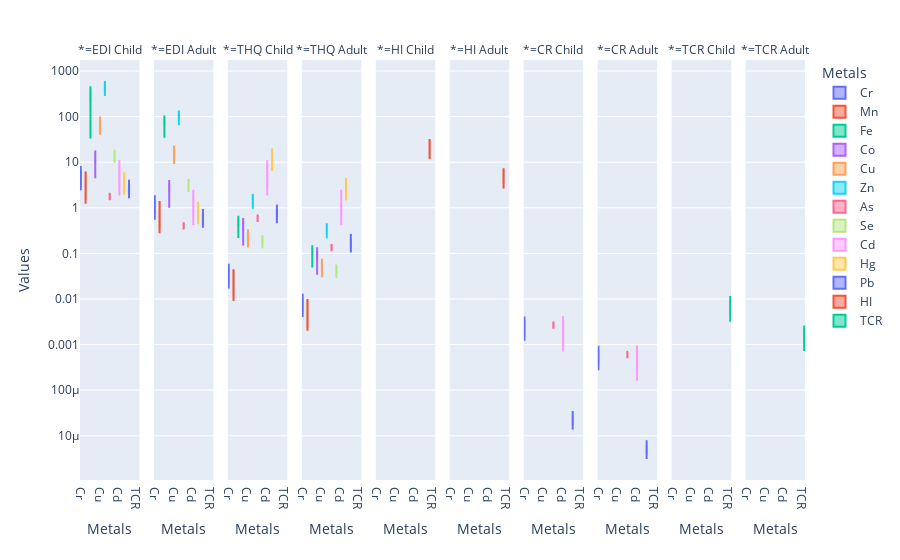

Here is the notebook cell this chart was saved with:
### Code cell
import plotly.express as px
import matplotlib.pyplot as plt
import seaborn as sns
import pandas as pd

df = pd.read_csv("data.csv")

fig = px.box(df, x= "Metals", y="Values", facet_col="*", color="Metals",
             boxmode="group", points=None, log_y=True)

fig.show()

### Figure 1 — Plotly figure (JSON) as saved in the notebook; plotly's stock layout.template omitted (floating-point values rounded to 4 significant figures)
{"data": [{"alignmentgroup": "True", "hovertemplate": "Metals=%{x}<br>*=EDI Child<br>Values=%{y}<extra></extra>", "legendgroup": "Cr", "marker": {"color": "#636efa"}, "name": "Cr", "notched": false, "offsetgroup": "Cr", "orientation": "v", "showlegend": true, "type": "box", "x": ["Cr", "Cr", "Cr", "Cr", "Cr", "Cr", "Cr", "Cr"], "x0": " ", "xaxis": "x", "y": [null, 6.93, 2.415, 3.955, 3.325, 3.57, 4.76, 8.295], "y0": " ", "yaxis": "y"}, {"alignmentgroup": "True", "hovertemplate": "Metals=%{x}<br>*=EDI Adult<br>Values=%{y}<extra></extra>", "legendgroup": "Cr", "marker": {"color": "#636efa"}, "name": "Cr", "notched": false, "offsetgroup": "Cr", "orientation": "v", "showlegend": false, "type": "box", "x": ["Cr", "Cr", "Cr", "Cr", "Cr", "Cr", "Cr", "Cr"], "x0": " ", "xaxis": "x2", "y": [null, 1.569, 0.547, 0.895, 0.753, 0.808, 1.078, 1.879], "y0": " ", "yaxis": "y2"}, {"alignmentgroup": "True", "hovertemplate": "Metals=%{x}<br>*=THQ Child<br>Values=%{y}<extra></extra>", "legendgroup": "Cr", "marker": {"color": "#636efa"}, "name": "Cr", "notched": false, "offsetgroup": "Cr", "orientation": "v", "showlegend": false, "type": "box", "x": ["Cr", "Cr", "Cr", "Cr", "Cr", "Cr", "Cr", "Cr"], "x0": " ", "xaxis": "x3", "y": [null, 0.05, 0.017, 0.028, 0.024, 0.026, 0.034, 0.059], "y0": " ", "yaxis": "y3"}, {"alignmentgroup": "True", "hovertemplate": "Metals=%{x}<br>*=THQ Adult<br>Values=%{y}<extra></extra>", "legendgroup": "Cr", "marker": {"color": "#636efa"}, "name": "Cr", "notched": false, "offsetgroup": "Cr", "orientation": "v", "showlegend": false, "type": "box", "x": ["Cr", "Cr", "Cr", "Cr", "Cr", "Cr", "Cr", "Cr"], "x0": " ", "xaxis": "x4", "y": [null, 0.011, 0.004, 0.006, 0.005, 0.006, 0.008, 0.013], "y0": " ", "yaxis": "y4"}, {"alignmentgroup": "True", "hovertemplate": "Metals=%{x}<br>*=CR Child<br>Values=%{y}<extra></extra>", "legendgroup": "Cr", "marker": {"color": "#636efa"}, "name": "Cr", "notched": false, "offsetgroup": "Cr", "orientation": "v", "showlegend": false, "type": "box", "x": ["Cr", "Cr", "Cr", "Cr", "Cr", "Cr", "Cr", "Cr"], "x0": " ", "xaxis": "x7", "y": [null, 0.00347, 0.00121, 0.00198, 0.00166, 0.00179, 0.00238, 0.00415], "y0": " ", "yaxis": "y7"}, {"alignmentgroup": "True", "hovertemplate": "Metals=%{x}<br>*=CR Adult<br>Values=%{y}<extra></extra>", "legendgroup": "Cr", "marker": {"color": "#636efa"}, "name": "Cr", "notched": false, "offsetgroup": "Cr", "orientation": "v", "showlegend": false, "type": "box", "x": ["Cr", "Cr", "Cr", "Cr", "Cr", "Cr", "Cr", "Cr"], "x0": " ", "xaxis": "x8", "y": [null, 0.000785, 0.000274, 0.000448, 0.000377, 0.000404, 0.000539, 0.00094], "y0": " ", "yaxis": "y8"}, {"alignmentgroup": "True", "hovertemplate": "Metals=%{x}<br>*=EDI Child<br>Values=%{y}<extra></extra>", "legendgroup": "Mn", "marker": {"color": "#EF553B"}, "name": "Mn", "notched": false, "offsetgroup": "Mn", "orientation": "v", "showlegend": true, "type": "box", "x": ["Mn", "Mn", "Mn", "Mn", "Mn", "Mn", "Mn", "Mn"], "x0": " ", "xaxis": "x", "y": [1.225, 6.23, 5.705, 3.255, 1.715, 5.775, 1.47, 2.59], "y0": " ", "yaxis": "y"}, {"alignmentgroup": "True", "hovertemplate": "Metals=%{x}<br>*=EDI Adult<br>Values=%{y}<extra></extra>", "legendgroup": "Mn", "marker": {"color": "#EF553B"}, "name": "Mn", "notched": false, "offsetgroup": "Mn", "orientation": "v", "showlegend": false, "type": "box", "x": ["Mn", "Mn", "Mn", "Mn", "Mn", "Mn", "Mn", "Mn"], "x0": " ", "xaxis": "x2", "y": [0.277, 1.411, 1.292, 0.737, 0.388, 1.308, 0.333, 0.586], "y0": " ", "yaxis": "y2"}, {"alignmentgroup": "True", "hovertemplate": "Metals=%{x}<br>*=THQ Child<br>Values=%{y}<extra></extra>", "legendgroup": "Mn", "marker": {"color": "#EF553B"}, "name": "Mn", "notched": false, "offsetgroup": "Mn", "orientation": "v", "showlegend": false, "type": "box", "x": ["Mn", "Mn", "Mn", "Mn", "Mn", "Mn", "Mn", "Mn"], "x0": " ", "xaxis": "x3", "y": [0.009, 0.045, 0.041, 0.023, 0.012, 0.041, 0.011, 0.019], "y0": " ", "yaxis": "y3"}, {"alignmentgroup": "True", "hovertemplate": "Metals=%{x}<br>*=THQ Adult<br>Values=%{y}<extra></extra>", "legendgroup": "Mn", "marker": {"color": "#EF553B"}, "name": "Mn", "notched": false, "offsetgroup": "Mn", "orientation": "v", "showlegend": false, "type": "box", "x": ["Mn", "Mn", "Mn", "Mn", "Mn", "Mn", "Mn", "Mn"], "x0": " ", "xaxis": "x4", "y": [0.002, 0.01, 0.009, 0.005, 0.003, 0.009, 0.002, 0.004], "y0": " ", "yaxis": "y4"}, {"alignmentgroup": "True", "hovertemplate": "Metals=%{x}<br>*=EDI Child<br>Values=%{y}<extra></extra>", "legendgroup": "Fe", "marker": {"color": "#00cc96"}, "name": "Fe", "notched": false, "offsetgroup": "Fe", "orientation": "v", "showlegend": true, "type": "box", "x": ["Fe", "Fe", "Fe", "Fe", "Fe", "Fe", "Fe", "Fe"], "x0": " ", "xaxis": "x", "y": [152.3, 466, 369.1, 33.03, 294.0, 400.1, 272.5, 315.4], "y0": " ", "yaxis": "y"}, {"alignmentgroup": "True", "hovertemplate": "Metals=%{x}<br>*=EDI Adult<br>Values=%{y}<extra></extra>", "legendgroup": "Fe", "marker": {"color": "#00cc96"}, "name": "Fe", "notched": false, "offsetgroup": "Fe", "orientation": "v", "showlegend": false, "type": "box", "x": ["Fe", "Fe", "Fe", "Fe", "Fe", "Fe", "Fe", "Fe"], "x0": " ", "xaxis": "x2", "y": [34.51, 105.7, 83.62, 74.99, 66.59, 90.63, 61.72, 71.45], "y0": " ", "yaxis": "y2"}, {"alignmentgroup": "True", "hovertemplate": "Metals=%{x}<br>*=THQ Child<br>Values=%{y}<extra></extra>", "legendgroup": "Fe", "marker": {"color": "#00cc96"}, "name": "Fe", "notched": false, "offsetgroup": "Fe", "orientation": "v", "showlegend": false, "type": "box", "x": ["Fe", "Fe", "Fe", "Fe", "Fe", "Fe", "Fe", "Fe"], "x0": " ", "xaxis": "x3", "y": [0.218, 0.666, 0.527, 0.473, 0.42, 0.572, 0.389, 0.451], "y0": " ", "yaxis": "y3"}, {"alignmentgroup": "True", "hovertemplate": "Metals=%{x}<br>*=THQ Adult<br>Values=%{y}<extra></extra>", "legendgroup": "Fe", "marker": {"color": "#00cc96"}, "name": "Fe", "notched": false, "offsetgroup": "Fe", "orientation": "v", "showlegend": false, "type": "box", "x": ["Fe", "Fe", "Fe", "Fe", "Fe", "Fe", "Fe", "Fe"], "x0": " ", "xaxis": "x4", "y": [0.049, 0.151, 0.119, 0.107, 0.095, 0.129, 0.088, 0.102], "y0": " ", "yaxis": "y4"}, {"alignmentgroup": "True", "hovertemplate": "Metals=%{x}<br>*=EDI Child<br>Values=%{y}<extra></extra>", "legendgroup": "Co", "marker": {"color": "#ab63fa"}, "name": "Co", "notched": false, "offsetgroup": "Co", "orientation": "v", "showlegend": true, "type": "box", "x": ["Co", "Co", "Co", "Co", "Co", "Co", "Co", "Co"], "x0": " ", "xaxis": "x", "y": [12.21, 16.7, 4.445, 10.68, 9.38, 12.32, 12.63, 17.95], "y0": " ", "yaxis": "y"}, {"alignmentgroup": "True", "hovertemplate": "Metals=%{x}<br>*=EDI Adult<br>Values=%{y}<extra></extra>", "legendgroup": "Co", "marker": {"color": "#ab63fa"}, "name": "Co", "notched": false, "offsetgroup": "Co", "orientation": "v", "showlegend": false, "type": "box", "x": ["Co", "Co", "Co", "Co", "Co", "Co", "Co", "Co"], "x0": " ", "xaxis": "x2", "y": [2.767, 3.781, 1.006, 2.418, 2.124, 2.791, 2.862, 4.067], "y0": " ", "yaxis": "y2"}, {"alignmentgroup": "True", "hovertemplate": "Metals=%{x}<br>*=THQ Child<br>Values=%{y}<extra></extra>", "legendgroup": "Co", "marker": {"color": "#ab63fa"}, "name": "Co", "notched": false, "offsetgroup": "Co", "orientation": "v", "showlegend": false, "type": "box", "x": ["Co", "Co", "Co", "Co", "Co", "Co", "Co", "Co"], "x0": " ", "xaxis": "x3", "y": [0.407, 0.557, 0.148, 0.356, 0.313, 0.411, 0.421, 0.599], "y0": " ", "yaxis": "y3"}, {"alignmentgroup": "True", "hovertemplate": "Metals=%{x}<br>*=THQ Adult<br>Values=%{y}<extra></extra>", "legendgroup": "Co", "marker": {"color": "#ab63fa"}, "name": "Co", "notched": false, "offsetgroup": "Co", "orientation": "v", "showlegend": false, "type": "box", "x": ["Co", "Co", "Co", "Co", "Co", "Co", "Co", "Co"], "x0": " ", "xaxis": "x4", "y": [0.092, 0.126, 0.034, 0.081, 0.071, 0.093, 0.095, 0.136], "y0": " ", "yaxis": "y4"}, {"alignmentgroup": "True", "hovertemplate": "Metals=%{x}<br>*=EDI Child<br>Values=%{y}<extra></extra>", "legendgroup": "Cu", "marker": {"color": "#FFA15A"}, "name": "Cu", "notched": false, "offsetgroup": "Cu", "orientation": "v", "showlegend": true, "type": "box", "x": ["Cu", "Cu", "Cu", "Cu", "Cu", "Cu", "Cu", "Cu"], "x0": " ", "xaxis": "x", "y": [53.16, 83.83, 77.56, 101.2, 69.37, 40.18, 60.02, 75.56], "y0": " ", "yaxis": "y"}, {"alignmentgroup": "True", "hovertemplate": "Metals=%{x}<br>*=EDI Adult<br>Values=%{y}<extra></extra>", "legendgroup": "Cu", "marker": {"color": "#FFA15A"}, "name": "Cu", "notched": false, "offsetgroup": "Cu", "orientation": "v", "showlegend": false, "type": "box", "x": ["Cu", "Cu", "Cu", "Cu", "Cu", "Cu", "Cu", "Cu"], "x0": " ", "xaxis": "x2", "y": [12.04, 18.99, 17.57, 22.91, 15.71, 9.102, 13.6, 17.12], "y0": " ", "yaxis": "y2"}, {"alignmentgroup": "True", "hovertemplate": "Metals=%{x}<br>*=THQ Child<br>Values=%{y}<extra></extra>", "legendgroup": "Cu", "marker": {"color": "#FFA15A"}, "name": "Cu", "notched": false, "offsetgroup": "Cu", "orientation": "v", "showlegend": false, "type": "box", "x": ["Cu", "Cu", "Cu", "Cu", "Cu", "Cu", "Cu", "Cu"], "x0": " ", "xaxis": "x3", "y": [0.177, 0.279, 0.259, 0.337, 0.231, 0.134, 0.2, 0.252], "y0": " ", "yaxis": "y3"}, {"alignmentgroup": "True", "hovertemplate": "Metals=%{x}<br>*=THQ Adult<br>Values=%{y}<extra></extra>", "legendgroup": "Cu", "marker": {"color": "#FFA15A"}, "name": "Cu", "notched": false, "offsetgroup": "Cu", "orientation": "v", "showlegend": false, "type": "box", "x": ["Cu", "Cu", "Cu", "Cu", "Cu", "Cu", "Cu", "Cu"], "x0": " ", "xaxis": "x4", "y": [0.04, 0.063, 0.059, 0.076, 0.052, 0.03, 0.045, 0.057], "y0": " ", "yaxis": "y4"}, {"alignmentgroup": "True", "hovertemplate": "Metals=%{x}<br>*=EDI Child<br>Values=%{y}<extra></extra>", "legendgroup": "Zn", "marker": {"color": "#19d3f3"}, "name": "Zn", "notched": false, "offsetgroup": "Zn", "orientation": "v", "showlegend": true, "type": "box", "x": ["Zn", "Zn", "Zn", "Zn", "Zn", "Zn", "Zn", "Zn"], "x0": " ", "xaxis": "x", "y": [451.9, 554.1, 287.9, 603.9, 523.1, 566.6, 473.7, 284.4], "y0": " ", "yaxis": "y"}, {"alignmentgroup": "True", "hovertemplate": "Metals=%{x}<br>*=EDI Adult<br>Values=%{y}<extra></extra>", "legendgroup": "Zn", "marker": {"color": "#19d3f3"}, "name": "Zn", "notched": false, "offsetgroup": "Zn", "orientation": "v", "showlegend": false, "type": "box", "x": ["Zn", "Zn", "Zn", "Zn", "Zn", "Zn", "Zn", "Zn"], "x0": " ", "xaxis": "x2", "y": [102.4, 125.5, 65.21, 136.8, 118.5, 128.4, 107.3, 64.44], "y0": " ", "yaxis": "y2"}, {"alignmentgroup": "True", "hovertemplate": "Metals=%{x}<br>*=THQ Child<br>Values=%{y}<extra></extra>", "legendgroup": "Zn", "marker": {"color": "#19d3f3"}, "name": "Zn", "notched": false, "offsetgroup": "Zn", "orientation": "v", "showlegend": false, "type": "box", "x": ["Zn", "Zn", "Zn", "Zn", "Zn", "Zn", "Zn", "Zn"], "x0": " ", "xaxis": "x3", "y": [1.506, 1.847, 0.96, 2.013, 1.744, 1.889, 1.579, 0.948], "y0": " ", "yaxis": "y3"}, {"alignmentgroup": "True", "hovertemplate": "Metals=%{x}<br>*=THQ Adult<br>Values=%{y}<extra></extra>", "legendgroup": "Zn", "marker": {"color": "#19d3f3"}, "name": "Zn", "notched": false, "offsetgroup": "Zn", "orientation": "v", "showlegend": false, "type": "box", "x": ["Zn", "Zn", "Zn", "Zn", "Zn", "Zn", "Zn", "Zn"], "x0": " ", "xaxis": "x4", "y": [0.341, 0.418, 0.217, 0.456, 0.395, 0.428, 0.358, 0.215], "y0": " ", "yaxis": "y4"}, {"alignmentgroup": "True", "hovertemplate": "Metals=%{x}<br>*=EDI Child<br>Values=%{y}<extra></extra>", "legendgroup": "As", "marker": {"color": "#FF6692"}, "name": "As", "notched": false, "offsetgroup": "As", "orientation": "v", "showlegend": true, "type": "box", "x": ["As", "As", "As", "As", "As", "As", "As", "As"], "x0": " ", "xaxis": "x", "y": [1.47, 1.995, 1.505, 1.785, 1.645, 1.82, 1.96, 2.135], "y0": " ", "yaxis": "y"}, {"alignmentgroup": "True", "hovertemplate": "Metals=%{x}<br>*=EDI Adult<br>Values=%{y}<extra></extra>", "legendgroup": "As", "marker": {"color": "#FF6692"}, "name": "As", "notched": false, "offsetgroup": "As", "orientation": "v", "showlegend": false, "type": "box", "x": ["As", "As", "As", "As", "As", "As", "As", "As"], "x0": " ", "xaxis": "x2", "y": [0.333, 0.451, 0.341, 0.404, 0.372, 0.412, 0.444, 0.483], "y0": " ", "yaxis": "y2"}, {"alignmentgroup": "True", "hovertemplate": "Metals=%{x}<br>*=THQ Child<br>Values=%{y}<extra></extra>", "legendgroup": "As", "marker": {"color": "#FF6692"}, "name": "As", "notched": false, "offsetgroup": "As", "orientation": "v", "showlegend": false, "type": "box", "x": ["As", "As", "As", "As", "As", "As", "As", "As"], "x0": " ", "xaxis": "x3", "y": [0.49, 0.665, 0.502, 0.595, 0.548, 0.607, 0.653, 0.712], "y0": " ", "yaxis": "y3"}, {"alignmentgroup": "True", "hovertemplate": "Metals=%{x}<br>*=THQ Adult<br>Values=%{y}<extra></extra>", "legendgroup": "As", "marker": {"color": "#FF6692"}, "name": "As", "notched": false, "offsetgroup": "As", "orientation": "v", "showlegend": false, "type": "box", "x": ["As", "As", "As", "As", "As", "As", "As", "As"], "x0": " ", "xaxis": "x4", "y": [0.111, 0.151, 0.114, 0.135, 0.124, 0.137, 0.148, 0.161], "y0": " ", "yaxis": "y4"}, {"alignmentgroup": "True", "hovertemplate": "Metals=%{x}<br>*=CR Child<br>Values=%{y}<extra></extra>", "legendgroup": "As", "marker": {"color": "#FF6692"}, "name": "As", "notched": false, "offsetgroup": "As", "orientation": "v", "showlegend": false, "type": "box", "x": ["As", "As", "As", "As", "As", "As", "As", "As"], "x0": " ", "xaxis": "x7", "y": [0.00221, 0.00299, 0.00226, 0.00268, 0.00247, 0.00273, 0.00294, 0.0032], "y0": " ", "yaxis": "y7"}, {"alignmentgroup": "True", "hovertemplate": "Metals=%{x}<br>*=CR Adult<br>Values=%{y}<extra></extra>", "legendgroup": "As", "marker": {"color": "#FF6692"}, "name": "As", "notched": false, "offsetgroup": "As", "orientation": "v", "showlegend": false, "type": "box", "x": ["As", "As", "As", "As", "As", "As", "As", "As"], "x0": " ", "xaxis": "x8", "y": [0.0005, 0.000677, 0.00051, 0.000606, 0.000558, 0.000618, 0.000666, 0.000725], "y0": " ", "yaxis": "y8"}, {"alignmentgroup": "True", "hovertemplate": "Metals=%{x}<br>*=EDI Child<br>Values=%{y}<extra></extra>", "legendgroup": "Se", "marker": {"color": "#B6E880"}, "name": "Se", "notched": false, "offsetgroup": "Se", "orientation": "v", "showlegend": true, "type": "box", "x": ["Se", "Se", "Se", "Se", "Se", "Se", "Se", "Se"], "x0": " ", "xaxis": "x", "y": [11.23, 17.9, 9.765, 15.37, 13.96, 14.53, 16.7, 18.8], "y0": " ", "yaxis": "y"}, {"alignmentgroup": "True", "hovertemplate": "Metals=%{x}<br>*=EDI Adult<br>Values=%{y}<extra></extra>", "legendgroup": "Se", "marker": {"color": "#B6E880"}, "name": "Se", "notched": false, "offsetgroup": "Se", "orientation": "v", "showlegend": false, "type": "box", "x": ["Se", "Se", "Se", "Se", "Se", "Se", "Se", "Se"], "x0": " ", "xaxis": "x2", "y": [2.545, 4.043, 2.212, 3.481, 3.163, 3.29, 3.782, 4.257], "y0": " ", "yaxis": "y2"}, {"alignmentgroup": "True", "hovertemplate": "Metals=%{x}<br>*=THQ Child<br>Values=%{y}<extra></extra>", "legendgroup": "Se", "marker": {"color": "#B6E880"}, "name": "Se", "notched": false, "offsetgroup": "Se", "orientation": "v", "showlegend": false, "type": "box", "x": ["Se", "Se", "Se", "Se", "Se", "Se", "Se", "Se"], "x0": " ", "xaxis": "x3", "y": [0.15, 0.238, 0.13, 0.205, 0.186, 0.194, 0.223, 0.251], "y0": " ", "yaxis": "y3"}, {"alignmentgroup": "True", "hovertemplate": "Metals=%{x}<br>*=THQ Adult<br>Values=%{y}<extra></extra>", "legendgroup": "Se", "marker": {"color": "#B6E880"}, "name": "Se", "notched": false, "offsetgroup": "Se", "orientation": "v", "showlegend": false, "type": "box", "x": ["Se", "Se", "Se", "Se", "Se", "Se", "Se", "Se"], "x0": " ", "xaxis": "x4", "y": [0.034, 0.054, 0.029, 0.046, 0.042, 0.044, 0.05, 0.057], "y0": " ", "yaxis": "y4"}, {"alignmentgroup": "True", "hovertemplate": "Metals=%{x}<br>*=EDI Child<br>Values=%{y}<extra></extra>", "legendgroup": "Cd", "marker": {"color": "#FF97FF"}, "name": "Cd", "notched": false, "offsetgroup": "Cd", "orientation": "v", "showlegend": true, "type": "box", "x": ["Cd", "Cd", "Cd", "Cd", "Cd", "Cd", "Cd", "Cd"], "x0": " ", "xaxis": "x", "y": [2.52, 9.77, 1.855, 6.16, 3.045, 7.385, 7.595, 11.03], "y0": " ", "yaxis": "y"}, {"alignmentgroup": "True", "hovertemplate": "Metals=%{x}<br>*=EDI Adult<br>Values=%{y}<extra></extra>", "legendgroup": "Cd", "marker": {"color": "#FF97FF"}, "name": "Cd", "notched": false, "offsetgroup": "Cd", "orientation": "v", "showlegend": false, "type": "box", "x": ["Cd", "Cd", "Cd", "Cd", "Cd", "Cd", "Cd", "Cd"], "x0": " ", "xaxis": "x2", "y": [0.57, 2.212, 0.42, 1.395, 0.689, 1.673, 1.72, 2.497], "y0": " ", "yaxis": "y2"}, {"alignmentgroup": "True", "hovertemplate": "Metals=%{x}<br>*=THQ Child<br>Values=%{y}<extra></extra>", "legendgroup": "Cd", "marker": {"color": "#FF97FF"}, "name": "Cd", "notched": false, "offsetgroup": "Cd", "orientation": "v", "showlegend": false, "type": "box", "x": ["Cd", "Cd", "Cd", "Cd", "Cd", "Cd", "Cd", "Cd"], "x0": " ", "xaxis": "x3", "y": [2.52, 9.765, 1.855, 6.16, 3.045, 7.385, 7.595, 11.03], "y0": " ", "yaxis": "y3"}, {"alignmentgroup": "True", "hovertemplate": "Metals=%{x}<br>*=THQ Adult<br>Values=%{y}<extra></extra>", "legendgroup": "Cd", "marker": {"color": "#FF97FF"}, "name": "Cd", "notched": false, "offsetgroup": "Cd", "orientation": "v", "showlegend": false, "type": "box", "x": ["Cd", "Cd", "Cd", "Cd", "Cd", "Cd", "Cd", "Cd"], "x0": " ", "xaxis": "x4", "y": [0.571, 2.212, 0.42, 1.395, 0.69, 1.673, 1.721, 2.498], "y0": " ", "yaxis": "y4"}, {"alignmentgroup": "True", "hovertemplate": "Metals=%{x}<br>*=CR Child<br>Values=%{y}<extra></extra>", "legendgroup": "Cd", "marker": {"color": "#FF97FF"}, "name": "Cd", "notched": false, "offsetgroup": "Cd", "orientation": "v", "showlegend": false, "type": "box", "x": ["Cd", "Cd", "Cd", "Cd", "Cd", "Cd", "Cd", "Cd"], "x0": " ", "xaxis": "x7", "y": [0.000958, 0.00371, 0.000705, 0.00234, 0.00116, 0.00281, 0.00289, 0.00419], "y0": " ", "yaxis": "y7"}, {"alignmentgroup": "True", "hovertemplate": "Metals=%{x}<br>*=CR Adult<br>Values=%{y}<extra></extra>", "legendgroup": "Cd", "marker": {"color": "#FF97FF"}, "name": "Cd", "notched": false, "offsetgroup": "Cd", "orientation": "v", "showlegend": false, "type": "box", "x": ["Cd", "Cd", "Cd", "Cd", "Cd", "Cd", "Cd", "Cd"], "x0": " ", "xaxis": "x8", "y": [0.000217, 0.000841, 0.00016, 0.00053, 0.000262, 0.000635, 0.000654, 0.000949], "y0": " ", "yaxis": "y8"}, {"alignmentgroup": "True", "hovertemplate": "Metals=%{x}<br>*=EDI Child<br>Values=%{y}<extra></extra>", "legendgroup": "Hg", "marker": {"color": "#FECB52"}, "name": "Hg", "notched": false, "offsetgroup": "Hg", "orientation": "v", "showlegend": true, "type": "box", "x": ["Hg", "Hg", "Hg", "Hg", "Hg", "Hg", "Hg", "Hg"], "x0": " ", "xaxis": "x", "y": [2.415, 5.25, 1.925, 5.985, 2.66, 3.255, 3.43, 4.34], "y0": " ", "yaxis": "y"}, {"alignmentgroup": "True", "hovertemplate": "Metals=%{x}<br>*=EDI Adult<br>Values=%{y}<extra></extra>", "legendgroup": "Hg", "marker": {"color": "#FECB52"}, "name": "Hg", "notched": false, "offsetgroup": "Hg", "orientation": "v", "showlegend": false, "type": "box", "x": ["Hg", "Hg", "Hg", "Hg", "Hg", "Hg", "Hg", "Hg"], "x0": " ", "xaxis": "x2", "y": [0.547, 1.189, 0.436, 1.355, 0.602, 0.737, 0.777, 0.983], "y0": " ", "yaxis": "y2"}, {"alignmentgroup": "True", "hovertemplate": "Metals=%{x}<br>*=THQ Child<br>Values=%{y}<extra></extra>", "legendgroup": "Hg", "marker": {"color": "#FECB52"}, "name": "Hg", "notched": false, "offsetgroup": "Hg", "orientation": "v", "showlegend": false, "type": "box", "x": ["Hg", "Hg", "Hg", "Hg", "Hg", "Hg", "Hg", "Hg"], "x0": " ", "xaxis": "x3", "y": [8.05, 17.5, 6.417, 19.95, 8.867, 10.85, 11.43, 14.47], "y0": " ", "yaxis": "y3"}, {"alignmentgroup": "True", "hovertemplate": "Metals=%{x}<br>*=THQ Adult<br>Values=%{y}<extra></extra>", "legendgroup": "Hg", "marker": {"color": "#FECB52"}, "name": "Hg", "notched": false, "offsetgroup": "Hg", "orientation": "v", "showlegend": false, "type": "box", "x": ["Hg", "Hg", "Hg", "Hg", "Hg", "Hg", "Hg", "Hg"], "x0": " ", "xaxis": "x4", "y": [1.824, 3.964, 1.454, 4.519, 2.009, 2.458, 2.59, 3.277], "y0": " ", "yaxis": "y4"}, {"alignmentgroup": "True", "hovertemplate": "Metals=%{x}<br>*=EDI Child<br>Values=%{y}<extra></extra>", "legendgroup": "Pb", "marker": {"color": "#636efa"}, "name": "Pb", "notched": false, "offsetgroup": "Pb", "orientation": "v", "showlegend": true, "type": "box", "x": ["Pb", "Pb", "Pb", "Pb", "Pb", "Pb", "Pb", "Pb"], "x0": " ", "xaxis": "x", "y": [2.03, 2.73, 2.73, 1.61, 4.13, 2.135, 2.205, 3.395], "y0": " ", "yaxis": "y"}, {"alignmentgroup": "True", "hovertemplate": "Metals=%{x}<br>*=EDI Adult<br>Values=%{y}<extra></extra>", "legendgroup": "Pb", "marker": {"color": "#636efa"}, "name": "Pb", "notched": false, "offsetgroup": "Pb", "orientation": "v", "showlegend": false, "type": "box", "x": ["Pb", "Pb", "Pb", "Pb", "Pb", "Pb", "Pb", "Pb"], "x0": " ", "xaxis": "x2", "y": [0.459, 0.618, 0.618, 0.364, 0.935, 0.483, 0.499, 0.769], "y0": " ", "yaxis": "y2"}, {"alignmentgroup": "True", "hovertemplate": "Metals=%{x}<br>*=THQ Child<br>Values=%{y}<extra></extra>", "legendgroup": "Pb", "marker": {"color": "#636efa"}, "name": "Pb", "notched": false, "offsetgroup": "Pb", "orientation": "v", "showlegend": false, "type": "box", "x": ["Pb", "Pb", "Pb", "Pb", "Pb", "Pb", "Pb", "Pb"], "x0": " ", "xaxis": "x3", "y": [0.58, 0.78, 0.78, 0.46, 1.18, 0.61, 0.63, 0.97], "y0": " ", "yaxis": "y3"}, {"alignmentgroup": "True", "hovertemplate": "Metals=%{x}<br>*=THQ Adult<br>Values=%{y}<extra></extra>", "legendgroup": "Pb", "marker": {"color": "#636efa"}, "name": "Pb", "notched": false, "offsetgroup": "Pb", "orientation": "v", "showlegend": false, "type": "box", "x": ["Pb", "Pb", "Pb", "Pb", "Pb", "Pb", "Pb", "Pb"], "x0": " ", "xaxis": "x4", "y": [0.131, 0.177, 0.177, 0.104, 0.267, 0.138, 0.143, 0.22], "y0": " ", "yaxis": "y4"}, {"alignmentgroup": "True", "hovertemplate": "Metals=%{x}<br>*=CR Child<br>Values=%{y}<extra></extra>", "legendgroup": "Pb", "marker": {"color": "#636efa"}, "name": "Pb", "notched": false, "offsetgroup": "Pb", "orientation": "v", "showlegend": false, "type": "box", "x": ["Pb", "Pb", "Pb", "Pb", "Pb", "Pb", "Pb", "Pb"], "x0": " ", "xaxis": "x7", "y": [1.73e-05, 2.32e-05, 2.32e-05, 1.37e-05, 3.51e-05, 1.81e-05, 1.87e-05, 2.89e-05], "y0": " ", "yaxis": "y7"}, {"alignmentgroup": "True", "hovertemplate": "Metals=%{x}<br>*=CR Adult<br>Values=%{y}<extra></extra>", "legendgroup": "Pb", "marker": {"color": "#636efa"}, "name": "Pb", "notched": false, "offsetgroup": "Pb", "orientation": "v", "showlegend": false, "type": "box", "x": ["Pb", "Pb", "Pb", "Pb", "Pb", "Pb", "Pb", "Pb"], "x0": " ", "xaxis": "x8", "y": [3.9e-06, 5.25e-06, 5.25e-06, 3.09e-06, 7.95e-06, 4.11e-06, 4.24e-06, 6.54e-06], "y0": " ", "yaxis": "y8"}, {"alignmentgroup": "True", "hovertemplate": "Metals=%{x}<br>*=HI Child<br>Values=%{y}<extra></extra>", "legendgroup": "HI", "marker": {"color": "#EF553B"}, "name": "HI", "notched": false, "offsetgroup": "HI", "orientation": "v", "showlegend": true, "type": "box", "x": ["HI", "HI", "HI", "HI", "HI", "HI", "HI", "HI"], "x0": " ", "xaxis": "x5", "y": [14.11, 32.39, 11.63, 30.6, 16.57, 22.72, 23.17, 29.75], "y0": " ", "yaxis": "y5"}, {"alignmentgroup": "True", "hovertemplate": "Metals=%{x}<br>*=HI Adult<br>Values=%{y}<extra></extra>", "legendgroup": "HI", "marker": {"color": "#EF553B"}, "name": "HI", "notched": false, "offsetgroup": "HI", "orientation": "v", "showlegend": false, "type": "box", "x": ["HI", "HI", "HI", "HI", "HI", "HI", "HI", "HI"], "x0": " ", "xaxis": "x6", "y": [3.197, 7.338, 2.636, 6.932, 3.754, 5.146, 5.248, 6.739], "y0": " ", "yaxis": "y6"}, {"alignmentgroup": "True", "hovertemplate": "Metals=%{x}<br>*=TCR Child<br>Values=%{y}<extra></extra>", "legendgroup": "TCR", "marker": {"color": "#00cc96"}, "name": "TCR", "notched": false, "offsetgroup": "TCR", "orientation": "v", "showlegend": true, "type": "box", "x": ["TCR", "TCR", "TCR", "TCR", "TCR", "TCR", "TCR", "TCR"], "x0": " ", "xaxis": "x9", "y": [0.00318, 0.0102, 0.0042, 0.00701, 0.00532, 0.00734, 0.00822, 0.0116], "y0": " ", "yaxis": "y9"}, {"alignmentgroup": "True", "hovertemplate": "Metals=%{x}<br>*=TCR Adult<br>Values=%{y}<extra></extra>", "legendgroup": "TCR", "marker": {"color": "#00cc96"}, "name": "TCR", "notched": false, "offsetgroup": "TCR", "orientation": "v", "showlegend": false, "type": "box", "x": ["TCR", "TCR", "TCR", "TCR", "TCR", "TCR", "TCR", "TCR"], "x0": " ", "xaxis": "x10", "y": [0.00072, 0.00231, 0.000948, 0.00159, 0.0012, 0.00166, 0.00186, 0.00262], "y0": " ", "yaxis": "y10"}], "layout": {"annotations": [{"font": {}, "showarrow": false, "text": "*=EDI Child", "x": 0.041, "xanchor": "center", "xref": "paper", "y": 1, "yanchor": "bottom", "yref": "paper"}, {"font": {}, "showarrow": false, "text": "*=EDI Adult", "x": 0.143, "xanchor": "center", "xref": "paper", "y": 1, "yanchor": "bottom", "yref": "paper"}, {"font": {}, "showarrow": false, "text": "*=THQ Child", "x": 0.245, "xanchor": "center", "xref": "paper", "y": 1, "yanchor": "bottom", "yref": "paper"}, {"font": {}, "showarrow": false, "text": "*=THQ Adult", "x": 0.347, "xanchor": "center", "xref": "paper", "y": 1, "yanchor": "bottom", "yref": "paper"}, {"font": {}, "showarrow": false, "text": "*=HI Child", "x": 0.449, "xanchor": "center", "xref": "paper", "y": 1, "yanchor": "bottom", "yref": "paper"}, {"font": {}, "showarrow": false, "text": "*=HI Adult", "x": 0.551, "xanchor": "center", "xref": "paper", "y": 1, "yanchor": "bottom", "yref": "paper"}, {"font": {}, "showarrow": false, "text": "*=CR Child", "x": 0.653, "xanchor": "center", "xref": "paper", "y": 1, "yanchor": "bottom", "yref": "paper"}, {"font": {}, "showarrow": false, "text": "*=CR Adult", "x": 0.755, "xanchor": "center", "xref": "paper", "y": 1, "yanchor": "bottom", "yref": "paper"}, {"font": {}, "showarrow": false, "text": "*=TCR Child", "x": 0.857, "xanchor": "center", "xref": "paper", "y": 1, "yanchor": "bottom", "yref": "paper"}, {"font": {}, "showarrow": false, "text": "*=TCR Adult", "x": 0.959, "xanchor": "center", "xref": "paper", "y": 1, "yanchor": "bottom", "yref": "paper"}], "boxmode": "group", "legend": {"title": {"text": "Metals"}, "tracegroupgap": 0}, "margin": {"t": 60}, "xaxis": {"anchor": "y", "categoryarray": ["Cr", "Mn", "Fe", "Co", "Cu", "Zn", "As", "Se", "Cd", "Hg", "Pb", "HI", "TCR"], "categoryorder": "array", "domain": [0, 0.082], "title": {"text": "Metals"}}, "xaxis10": {"anchor": "y10", "categoryarray": ["Cr", "Mn", "Fe", "Co", "Cu", "Zn", "As", "Se", "Cd", "Hg", "Pb", "HI", "TCR"], "categoryorder": "array", "domain": [0.918, 1], "matches": "x", "title": {"text": "Metals"}}, "xaxis2": {"anchor": "y2", "categoryarray": ["Cr", "Mn", "Fe", "Co", "Cu", "Zn", "As", "Se", "Cd", "Hg", "Pb", "HI", "TCR"], "categoryorder": "array", "domain": [0.102, 0.184], "matches": "x", "title": {"text": "Metals"}}, "xaxis3": {"anchor": "y3", "categoryarray": ["Cr", "Mn", "Fe", "Co", "Cu", "Zn", "As", "Se", "Cd", "Hg", "Pb", "HI", "TCR"], "categoryorder": "array", "domain": [0.204, 0.286], "matches": "x", "title": {"text": "Metals"}}, "xaxis4": {"anchor": "y4", "categoryarray": ["Cr", "Mn", "Fe", "Co", "Cu", "Zn", "As", "Se", "Cd", "Hg", "Pb", "HI", "TCR"], "categoryorder": "array", "domain": [0.306, 0.388], "matches": "x", "title": {"text": "Metals"}}, "xaxis5": {"anchor": "y5", "categoryarray": ["Cr", "Mn", "Fe", "Co", "Cu", "Zn", "As", "Se", "Cd", "Hg", "Pb", "HI", "TCR"], "categoryorder": "array", "domain": [0.408, 0.49], "matches": "x", "title": {"text": "Metals"}}, "xaxis6": {"anchor": "y6", "categoryarray": ["Cr", "Mn", "Fe", "Co", "Cu", "Zn", "As", "Se", "Cd", "Hg", "Pb", "HI", "TCR"], "categoryorder": "array", "domain": [0.51, 0.592], "matches": "x", "title": {"text": "Metals"}}, "xaxis7": {"anchor": "y7", "categoryarray": ["Cr", "Mn", "Fe", "Co", "Cu", "Zn", "As", "Se", "Cd", "Hg", "Pb", "HI", "TCR"], "categoryorder": "array", "domain": [0.612, 0.694], "matches": "x", "title": {"text": "Metals"}}, "xaxis8": {"anchor": "y8", "categoryarray": ["Cr", "Mn", "Fe", "Co", "Cu", "Zn", "As", "Se", "Cd", "Hg", "Pb", "HI", "TCR"], "categoryorder": "array", "domain": [0.714, 0.796], "matches": "x", "title": {"text": "Metals"}}, "xaxis9": {"anchor": "y9", "categoryarray": ["Cr", "Mn", "Fe", "Co", "Cu", "Zn", "As", "Se", "Cd", "Hg", "Pb", "HI", "TCR"], "categoryorder": "array", "domain": [0.816, 0.898], "matches": "x", "title": {"text": "Metals"}}, "yaxis": {"anchor": "x", "domain": [0, 1], "title": {"text": "Values"}, "type": "log"}, "yaxis10": {"anchor": "x10", "domain": [0, 1], "matches": "y", "showticklabels": false, "type": "log"}, "yaxis2": {"anchor": "x2", "domain": [0, 1], "matches": "y", "showticklabels": false, "type": "log"}, "yaxis3": {"anchor": "x3", "domain": [0, 1], "matches": "y", "showticklabels": false, "type": "log"}, "yaxis4": {"anchor": "x4", "domain": [0, 1], "matches": "y", "showticklabels": false, "type": "log"}, "yaxis5": {"anchor": "x5", "domain": [0, 1], "matches": "y", "showticklabels": false, "type": "log"}, "yaxis6": {"anchor": "x6", "domain": [0, 1], "matches": "y", "showticklabels": false, "type": "log"}, "yaxis7": {"anchor": "x7", "domain": [0, 1], "matches": "y", "showticklabels": false, "type": "log"}, "yaxis8": {"anchor": "x8", "domain": [0, 1], "matches": "y", "showticklabels": false, "type": "log"}, "yaxis9": {"anchor": "x9", "domain": [0, 1], "matches": "y", "showticklabels": false, "type": "log"}}}
